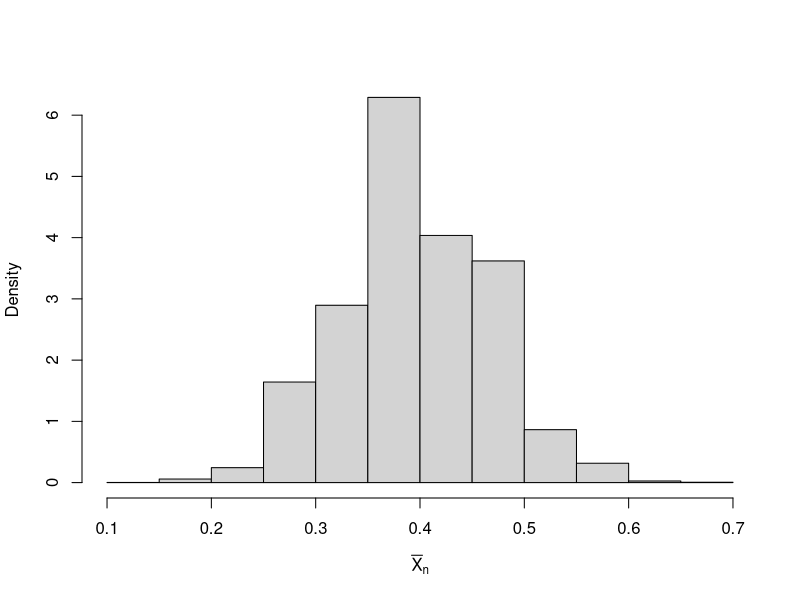

Write the R code that produced this figure.
cat("\014") ## Clear Console 
 
###############################
## 1) Sampe 50 points from X~Ber(p0=0.2)
###############################
sample = rbinom(50, 1, 0.2);
##
# Result: 
# [1] 1 0 0 0 0 0 1 0 0 0 0 1 0 1 0 0 1 0 0 0 0 0 0 0 0 0 0 0 0 1 0 1 0 1 1 0 0 0 0 0 0 0 0 0 0 0 0 1 0 0
##


###############################
## 2) Calculate the sample proportion p^* of "1"s shown in the above sampe you obtained
###############################
p_hat_star = sum(sample)/length(sample);
##
# Result: 
# [1] 0.22
##

###############################
## 3) Do you think it's reasonably good enough? Explain why.
###############################
# Yes, this sample proportion is reasonably close to the original proportion. 
## 
# Because n > 30, X_avg = p^* = p_hat_star ~ N(p0, pq/n).
# P(|p_hat_star - p0| >= 0.22-p0) = 2*P(p_hat_star-p0 >= 0.22-p0) = 2*P([p_hat_star - p0]/[sqrt(pq/n)] >= [0.22-p0]/[sqrt(pq/n)])
# = 2*P(Z >= 0.02/0.05657) = 2*P(Z >= 0.353544) = 2*normalcdf(0.353544, 9^9, 0, 1) = 2*0.36184 = 72.36%
# Thus the probability of a deviation in sample proportion being equal to or greater than 0.02 is 72.36%, which is rather large.
# This furthur confirms our assumption that this is reasonably good enough.


################################
## 4) Pretend that you forgot the probability of success p0 you used to generate the above sample of size 50. Your guess now is 0.4. And you want to figure out whether it is 0.4. Here are two ways for your choice, and which one do you think is more reasonable?
################################

########################
## a) Compare the sample proportion you got in above part 2 with your guess 0.4. If they are reasonably close, you will adopt your guess 0.4. Think about how you could judge the closeness.
########################
# The sample proportion and the guess are not very close, and this guess will not be adopted.
##
# Because n > 30, X_avg = p̂* = p_hat_star ~ N(p0, pq/n).
# P(|p_hat_star - 0.4| >= |0.22-0.4|) = 2*P(p_hat_star-0.4 >= |0.22-0.4|) = 2*P([p_hat_star - 0.4]/[sqrt(0.4*0.6/50)] >= [0.22-0.4]/[sqrt(pq/n)])
# = 2*P(Z >= 0.18/0.0693) = 2*P(Z >= 2.5974) = 2*normalcdf(2.5974, 9^9, 0, 1) = 2*0.00469 = 0.939%
# Thus the probability of the sample proportion deviating by 0.18 or more is less than 1%. This is quite low.
# This suggests that a guess of 0.4 is not very close to the truth.

########################
## b) Generate 10,000 p̂ values for n = 50 given that p0 = 0.4. Plot the histogram of p̂_k k = [1, 10000]. Calculate the probability that p̂ < p̂∗ through the frequency of {p̂_k  < p̂*, k = [1,10000]}. This probability is actually related with the important concept in Statistics, p value!
########################
N = 10000;
n = 50;
result = apply(matrix(1:N, ncol = 1), 1, function(x) rbinom(50, 1, 0.4))
hist(colSums(result)/n, xlab = expression(bar(X)[n]), main = "", prob = TRUE)
## See Rplot
p_hat_k = colSums(result)/n;
p_hat_k = as.integer(p_hat_k < p_hat_star);
prob = sum(p_hat_k)/N
##
# Result:
# [1] 0.003
##
# This value, 0.3%, too confirms that the guess of 0.4 is a poor choice for the given sample average. 0.22,  p^*, is in a very extreem region of this distribution. 


################################
# 5) Calculate the exact probability of P(p^_50 < p^*) given that X ~ Bern(p0 = 0.4)
################################
# For an exact calculation, P(p^_50 < p^*) = binomcdf(50, 0.4, p^*50) = 0.005687 = 0.578%. 


################################
# 6) Calculate the CTL aproximated probability of P(p^_50 < p^*) given that X ~ Bern(p0 = 0.4), n > 30, 
################################
# p^_50 ~ N(0.4, 0.4*0.6/50),
# P(p^_50 <= p^*) = normalcdf(-9^9, p^*, 0.4, sqrt(0.4*0.6/50)) = 0.004687 = 0.4687%.

################################
# 7) Compare p values obtained in the above 3 ways. Also, calculate the corrected CLT probability.
#################################
########################
# a) Compare p values obtained in the above 3 ways
########################
# The CTL of the p value is very similar to the exact probability, more similar than the simulation estimate, and does not vary like the simulated estimation does every time it is computed. 

########################
# b) Calculate the corrected CLT probability.
########################
#  P(p^_50 <= p^*) =  P(p^_50*50 <= (p^*)*50 + 0.5) = normalcdf(-9^9, (0.22)*50 + 0.5, 0.4*50, sqrt(50*0.4*0.6)) = 0.00707 = 0.707%